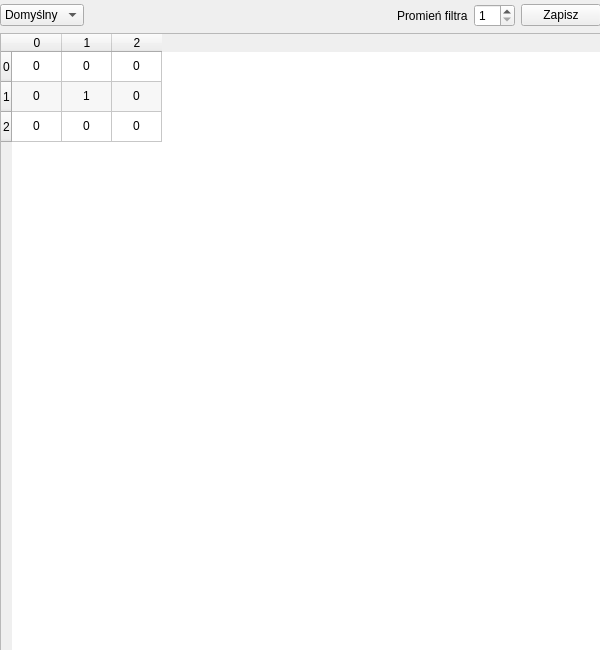
<?xml version="1.0" encoding="UTF-8"?>
<ui version="4.0">
 <class>ConvPopup</class>
 <widget class="QWidget" name="ConvPopup">
  <property name="geometry">
   <rect>
    <x>0</x>
    <y>0</y>
    <width>600</width>
    <height>650</height>
   </rect>
  </property>
  <property name="windowTitle">
   <string>Ustawienia splotu</string>
  </property>
  <widget class="QWidget" name="verticalLayoutWidget">
   <property name="geometry">
    <rect>
     <x>0</x>
     <y>4</y>
     <width>601</width>
     <height>651</height>
    </rect>
   </property>
   <layout class="QVBoxLayout" name="verticalLayout">
    <item>
     <layout class="QHBoxLayout" name="horizontalLayout">
      <item>
       <widget class="QComboBox" name="filter_type_box">
        <item>
         <property name="text">
          <string>Domyślny</string>
         </property>
        </item>
        <item>
         <property name="text">
          <string>Gauss</string>
         </property>
        </item>
       </widget>
      </item>
      <item>
       <spacer name="horizontalSpacer">
        <property name="orientation">
         <enum>Qt::Horizontal</enum>
        </property>
        <property name="sizeHint" stdset="0">
         <size>
          <width>40</width>
          <height>20</height>
         </size>
        </property>
       </spacer>
      </item>
      <item>
       <widget class="QLabel" name="label">
        <property name="text">
         <string>Promień filtra</string>
        </property>
       </widget>
      </item>
      <item>
       <widget class="QSpinBox" name="filter_radius">
        <property name="minimum">
         <number>1</number>
        </property>
       </widget>
      </item>
      <item>
       <widget class="QPushButton" name="save_button">
        <property name="text">
         <string>Zapisz</string>
        </property>
       </widget>
      </item>
     </layout>
    </item>
    <item>
     <widget class="QTableWidget" name="filter_values">
      <property name="alternatingRowColors">
       <bool>true</bool>
      </property>
      <attribute name="horizontalHeaderVisible">
       <bool>true</bool>
      </attribute>
      <attribute name="horizontalHeaderCascadingSectionResizes">
       <bool>false</bool>
      </attribute>
      <attribute name="horizontalHeaderMinimumSectionSize">
       <number>50</number>
      </attribute>
      <attribute name="horizontalHeaderDefaultSectionSize">
       <number>50</number>
      </attribute>
      <attribute name="horizontalHeaderShowSortIndicator" stdset="0">
       <bool>false</bool>
      </attribute>
      <attribute name="horizontalHeaderStretchLastSection">
       <bool>false</bool>
      </attribute>
      <attribute name="verticalHeaderCascadingSectionResizes">
       <bool>false</bool>
      </attribute>
      <attribute name="verticalHeaderStretchLastSection">
       <bool>false</bool>
      </attribute>
      <row>
       <property name="text">
        <string>0</string>
       </property>
      </row>
      <row>
       <property name="text">
        <string>1</string>
       </property>
      </row>
      <row>
       <property name="text">
        <string>2</string>
       </property>
      </row>
      <column>
       <property name="text">
        <string>0</string>
       </property>
      </column>
      <column>
       <property name="text">
        <string>1</string>
       </property>
      </column>
      <column>
       <property name="text">
        <string>2</string>
       </property>
      </column>
      <item row="0" column="0">
       <property name="text">
        <string>0</string>
       </property>
       <property name="textAlignment">
        <set>AlignCenter</set>
       </property>
      </item>
      <item row="0" column="1">
       <property name="text">
        <string>0</string>
       </property>
       <property name="textAlignment">
        <set>AlignCenter</set>
       </property>
      </item>
      <item row="0" column="2">
       <property name="text">
        <string>0</string>
       </property>
       <property name="textAlignment">
        <set>AlignCenter</set>
       </property>
      </item>
      <item row="1" column="0">
       <property name="text">
        <string>0</string>
       </property>
       <property name="textAlignment">
        <set>AlignCenter</set>
       </property>
      </item>
      <item row="1" column="1">
       <property name="text">
        <string>1</string>
       </property>
       <property name="textAlignment">
        <set>AlignCenter</set>
       </property>
      </item>
      <item row="1" column="2">
       <property name="text">
        <string>0</string>
       </property>
       <property name="textAlignment">
        <set>AlignCenter</set>
       </property>
      </item>
      <item row="2" column="0">
       <property name="text">
        <string>0</string>
       </property>
       <property name="textAlignment">
        <set>AlignCenter</set>
       </property>
      </item>
      <item row="2" column="1">
       <property name="text">
        <string>0</string>
       </property>
       <property name="textAlignment">
        <set>AlignCenter</set>
       </property>
      </item>
      <item row="2" column="2">
       <property name="text">
        <string>0</string>
       </property>
       <property name="textAlignment">
        <set>AlignCenter</set>
       </property>
      </item>
     </widget>
    </item>
   </layout>
  </widget>
 </widget>
 <resources/>
 <connections/>
</ui>
